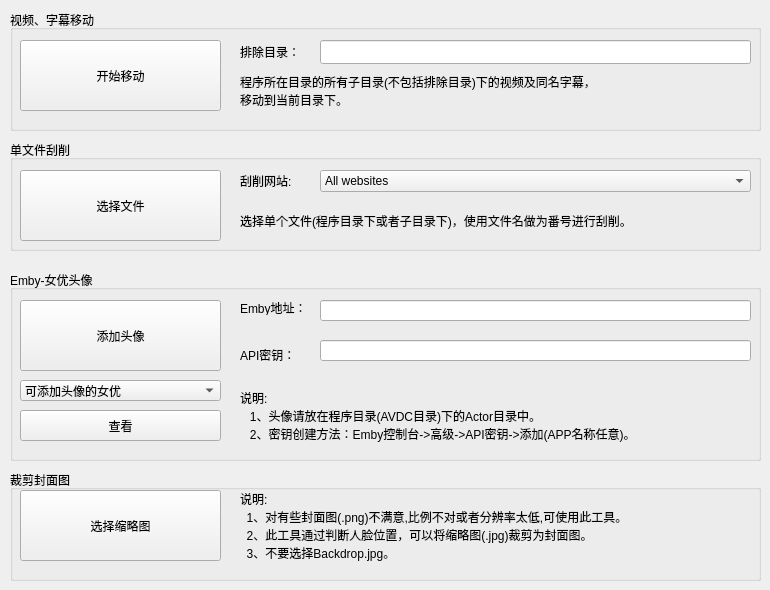
    <widget class="QWidget" name="page_tool">
     <widget class="QGroupBox" name="groupBox_6">
      <property name="geometry">
       <rect>
        <x>10</x>
        <y>10</y>
        <width>751</width>
        <height>121</height>
       </rect>
      </property>
      <property name="title">
       <string>视频、字幕移动</string>
      </property>
      <widget class="QLabel" name="label_8">
       <property name="geometry">
        <rect>
         <x>230</x>
         <y>60</y>
         <width>511</width>
         <height>41</height>
        </rect>
       </property>
       <property name="text">
        <string>程序所在目录的所有子目录(不包括排除目录)下的视频及同名字幕，
移动到当前目录下。</string>
       </property>
      </widget>
      <widget class="QPushButton" name="pushButton_move_mp4">
       <property name="geometry">
        <rect>
         <x>10</x>
         <y>30</y>
         <width>201</width>
         <height>71</height>
        </rect>
       </property>
       <property name="text">
        <string>开始移动</string>
       </property>
      </widget>
      <widget class="QLabel" name="label_41">
       <property name="geometry">
        <rect>
         <x>230</x>
         <y>30</y>
         <width>81</width>
         <height>24</height>
        </rect>
       </property>
       <property name="text">
        <string>排除目录：</string>
       </property>
      </widget>
      <widget class="QLineEdit" name="lineEdit_escape_dir_move">
       <property name="geometry">
        <rect>
         <x>310</x>
         <y>30</y>
         <width>431</width>
         <height>24</height>
        </rect>
       </property>
      </widget>
     </widget>
     <widget class="QGroupBox" name="groupBox_7">
      <property name="geometry">
       <rect>
        <x>10</x>
        <y>140</y>
        <width>751</width>
        <height>111</height>
       </rect>
      </property>
      <property name="title">
       <string>单文件刮削</string>
      </property>
      <widget class="QLabel" name="label">
       <property name="geometry">
        <rect>
         <x>230</x>
         <y>60</y>
         <width>511</width>
         <height>41</height>
        </rect>
       </property>
       <property name="text">
        <string>选择单个文件(程序目录下或者子目录下)，使用文件名做为番号进行刮削。</string>
       </property>
      </widget>
      <widget class="QPushButton" name="pushButton_select_file">
       <property name="geometry">
        <rect>
         <x>10</x>
         <y>30</y>
         <width>201</width>
         <height>71</height>
        </rect>
       </property>
       <property name="text">
        <string>选择文件</string>
       </property>
      </widget>
      <widget class="QComboBox" name="comboBox_website">
       <property name="geometry">
        <rect>
         <x>310</x>
         <y>30</y>
         <width>431</width>
         <height>22</height>
        </rect>
       </property>
       <item>
        <property name="text">
         <string>All websites</string>
        </property>
       </item>
       <item>
        <property name="text">
         <string>javdb</string>
        </property>
       </item>
       <item>
        <property name="text">
         <string>javbus</string>
        </property>
       </item>
       <item>
        <property name="text">
         <string>avsox</string>
        </property>
       </item>
       <item>
        <property name="text">
         <string>fc2club</string>
        </property>
       </item>
       <item>
        <property name="text">
         <string>fanza</string>
        </property>
       </item>
       <item>
        <property name="text">
         <string>siro</string>
        </property>
       </item>
      </widget>
      <widget class="QLabel" name="label_2">
       <property name="geometry">
        <rect>
         <x>230</x>
         <y>30</y>
         <width>72</width>
         <height>21</height>
        </rect>
       </property>
       <property name="text">
        <string>刮削网站:</string>
       </property>
      </widget>
     </widget>
     <widget class="QGroupBox" name="groupBox_12">
      <property name="geometry">
       <rect>
        <x>10</x>
        <y>270</y>
        <width>751</width>
        <height>191</height>
       </rect>
      </property>
      <property name="title">
       <string>Emby-女优头像</string>
      </property>
      <widget class="QPushButton" name="pushButton_add_actor_pic">
       <property name="geometry">
        <rect>
         <x>10</x>
         <y>30</y>
         <width>201</width>
         <height>71</height>
        </rect>
       </property>
       <property name="text">
        <string>添加头像</string>
       </property>
      </widget>
      <widget class="QLineEdit" name="lineEdit_emby_url">
       <property name="geometry">
        <rect>
         <x>310</x>
         <y>30</y>
         <width>431</width>
         <height>21</height>
        </rect>
       </property>
      </widget>
      <widget class="QLabel" name="label_3">
       <property name="geometry">
        <rect>
         <x>230</x>
         <y>30</y>
         <width>72</width>
         <height>15</height>
        </rect>
       </property>
       <property name="text">
        <string>Emby地址：</string>
       </property>
      </widget>
      <widget class="QLabel" name="label_4">
       <property name="geometry">
        <rect>
         <x>230</x>
         <y>74</y>
         <width>72</width>
         <height>21</height>
        </rect>
       </property>
       <property name="text">
        <string>API密钥：</string>
       </property>
      </widget>
      <widget class="QLineEdit" name="lineEdit_api_key">
       <property name="geometry">
        <rect>
         <x>310</x>
         <y>70</y>
         <width>431</width>
         <height>21</height>
        </rect>
       </property>
      </widget>
      <widget class="QLabel" name="label_5">
       <property name="geometry">
        <rect>
         <x>230</x>
         <y>110</y>
         <width>511</width>
         <height>71</height>
        </rect>
       </property>
       <property name="text">
        <string>说明:
   1、头像请放在程序目录(AVDC目录)下的Actor目录中。
   2、密钥创建方法：Emby控制台-&gt;高级-&gt;API密钥-&gt;添加(APP名称任意)。</string>
       </property>
      </widget>
      <widget class="QPushButton" name="pushButton_show_pic_actor">
       <property name="geometry">
        <rect>
         <x>10</x>
         <y>140</y>
         <width>201</width>
         <height>31</height>
        </rect>
       </property>
       <property name="text">
        <string>查看</string>
       </property>
      </widget>
      <widget class="QComboBox" name="comboBox_pic_actor">
       <property name="geometry">
        <rect>
         <x>10</x>
         <y>110</y>
         <width>201</width>
         <height>21</height>
        </rect>
       </property>
       <item>
        <property name="text">
         <string>可添加头像的女优</string>
        </property>
       </item>
       <item>
        <property name="text">
         <string>没有头像的女优</string>
        </property>
       </item>
       <item>
        <property name="text">
         <string>已有头像的女优</string>
        </property>
       </item>
       <item>
        <property name="text">
         <string>所有女优</string>
        </property>
       </item>
      </widget>
     </widget>
     <widget class="QGroupBox" name="groupBox_13">
      <property name="geometry">
       <rect>
        <x>10</x>
        <y>470</y>
        <width>751</width>
        <height>111</height>
       </rect>
      </property>
      <property name="title">
       <string>裁剪封面图</string>
      </property>
      <widget class="QPushButton" name="pushButton_select_fanart">
       <property name="geometry">
        <rect>
         <x>10</x>
         <y>20</y>
         <width>201</width>
         <height>71</height>
        </rect>
       </property>
       <property name="text">
        <string>选择缩略图</string>
       </property>
      </widget>
      <widget class="QLabel" name="label_6">
       <property name="geometry">
        <rect>
         <x>230</x>
         <y>20</y>
         <width>511</width>
         <height>71</height>
        </rect>
       </property>
       <property name="text">
        <string>说明:
  1、对有些封面图(.png)不满意,比例不对或者分辨率太低,可使用此工具。
  2、此工具通过判断人脸位置，可以将缩略图(.jpg)裁剪为封面图。
  3、不要选择Backdrop.jpg。</string>
       </property>
      </widget>
     </widget>
    </widget>
